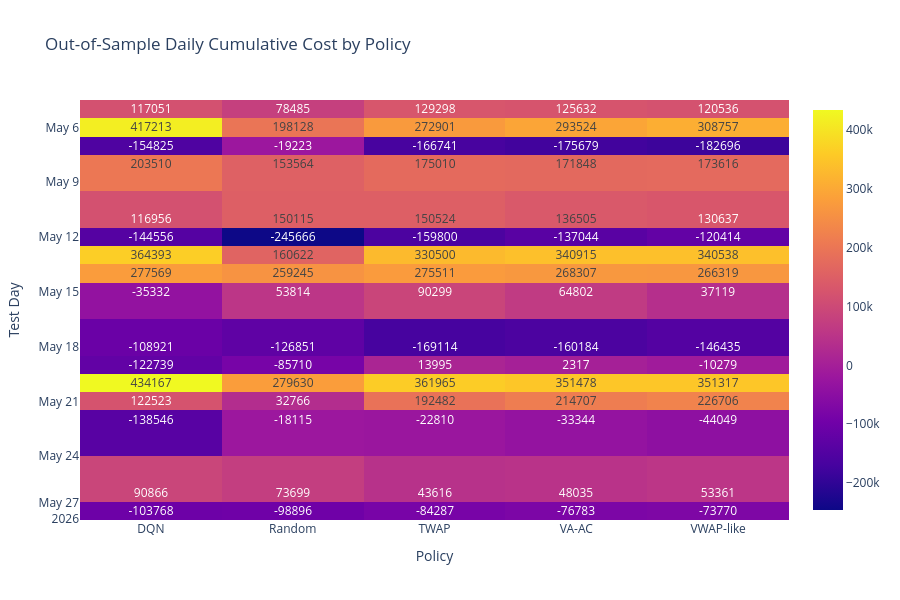

The notebook cell this image was saved under:
### Code cell
# 4. Daily Winner Heatmap

pivot_cost = summary_oos_daily.pivot(
    index="test_day",
    columns="policy",
    values="cumulative_cost"
)

fig = px.imshow(
    pivot_cost,
    text_auto=".0f",
    aspect="auto",
    title="Out-of-Sample Daily Cumulative Cost by Policy"
)

fig.update_layout(
    xaxis_title="Policy",
    yaxis_title="Test Day",
    height=600,
    width=900
)

fig.show()
fig.write_image("../results/plots/06_Out_of_Sample_daily_cumulative_cost_by_policy.png")
display(Image(filename="../results/plots/06_Out_of_Sample_daily_cumulative_cost_by_policy.png"))

### Figure 1 — Plotly figure (JSON) as saved in the notebook; plotly's stock layout.template omitted (floating-point values rounded to 4 significant figures)
{"data": [{"coloraxis": "coloraxis", "hovertemplate": "policy: %{x}<br>test_day: %{y}<br>color: %{z}<extra></extra>", "name": "0", "texttemplate": "%{z:.0f}", "type": "heatmap", "x": ["DQN", "Random", "TWAP", "VA-AC", "VWAP-like"], "xaxis": "x", "y": ["2026-05-05", "2026-05-06", "2026-05-07", "2026-05-08", "2026-05-11", "2026-05-12", "2026-05-13", "2026-05-14", "2026-05-15", "2026-05-18", "2026-05-19", "2026-05-20", "2026-05-21", "2026-05-22", "2026-05-26", "2026-05-27"], "yaxis": "y", "z": [[117100.0, 78480.0, 129300.0, 125600.0, 120500.0], [417200.0, 198100.0, 272900.0, 293500.0, 308800.0], [-154800.0, -19220.0, -166700.0, -175700.0, -182700.0], [203500.0, 153600.0, 175000.0, 171800.0, 173600.0], [117000.0, 150100.0, 150500.0, 136500.0, 130600.0], [-144600.0, -245700.0, -159800.0, -137000.0, -120400.0], [364400.0, 160600.0, 330500.0, 340900.0, 340500.0], [277600.0, 259200.0, 275500.0, 268300.0, 266300.0], [-35330.0, 53810.0, 90300.0, 64800.0, 37120.0], [-108900.0, -126900.0, -169100.0, -160200.0, -146400.0], [-122700.0, -85710.0, 13990.0, 2317.0, -10280.0], [434200.0, 279600.0, 362000.0, 351500.0, 351300.0], [122500.0, 32770.0, 192500.0, 214700.0, 226700.0], [-138500.0, -18110.0, -22810.0, -33340.0, -44050.0], [90870.0, 73700.0, 43620.0, 48040.0, 53360.0], [-103800.0, -98900.0, -84290.0, -76780.0, -73770.0]]}], "layout": {"coloraxis": {"colorscale": [[0, "#0d0887"], [0.1111, "#46039f"], [0.2222, "#7201a8"], [0.3333, "#9c179e"], [0.4444, "#bd3786"], [0.5556, "#d8576b"], [0.6667, "#ed7953"], [0.7778, "#fb9f3a"], [0.8889, "#fdca26"], [1, "#f0f921"]]}, "height": 600, "title": {"text": "Out-of-Sample Daily Cumulative Cost by Policy"}, "width": 900, "xaxis": {"anchor": "y", "domain": [0, 1], "title": {"text": "Policy"}}, "yaxis": {"anchor": "x", "autorange": "reversed", "domain": [0, 1], "title": {"text": "Test Day"}}}}
